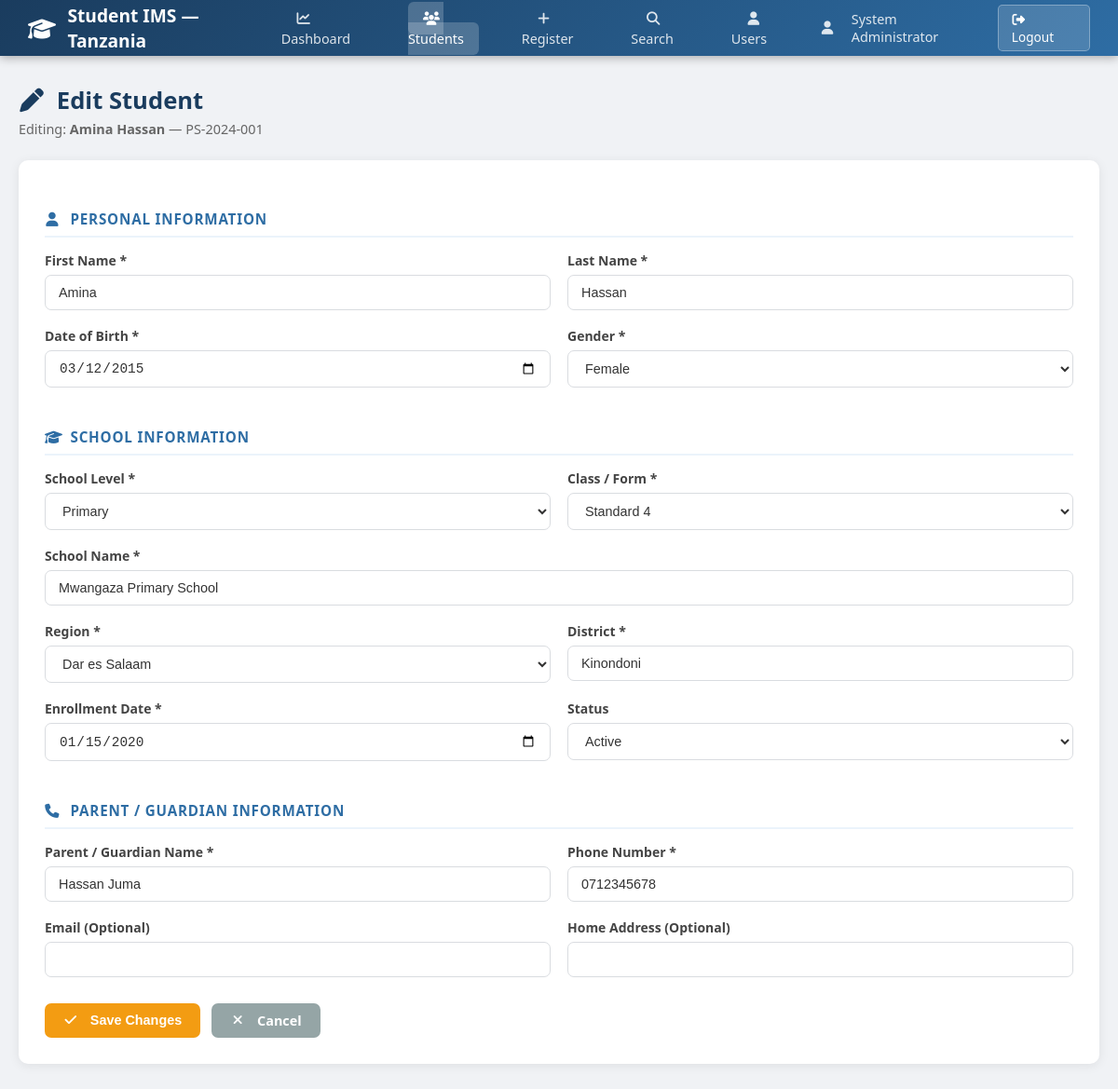
Page /edit_student.php?id=1 (signed in) on the committed database.
### tables this page shows
CREATE TABLE IF NOT EXISTS students (
    id INT AUTO_INCREMENT PRIMARY KEY,
    registration_number VARCHAR(20) NOT NULL UNIQUE,
    first_name VARCHAR(50) NOT NULL,
    last_name VARCHAR(50) NOT NULL,
    date_of_birth DATE NOT NULL,
    gender ENUM('Male', 'Female') NOT NULL,
    school_level ENUM('Primary', 'Secondary') NOT NULL,
    class_name VARCHAR(20) NOT NULL,
    school_name VARCHAR(100) NOT NULL,
    region VARCHAR(50) NOT NULL,
    district VARCHAR(50) NOT NULL,
    parent_name VARCHAR(100) NOT NULL,
    parent_phone VARCHAR(20) NOT NULL,
    parent_email VARCHAR(100),
    address TEXT,
    enrollment_date DATE NOT NULL,
    status ENUM('Active', 'Inactive', 'Graduated', 'Transferred') DEFAULT 'Active',
    created_at TIMESTAMP DEFAULT CURRENT_TIMESTAMP,
    updated_at TIMESTAMP DEFAULT CURRENT_TIMESTAMP ON UPDATE CURRENT_TIMESTAMP
);

### edit_student.php (the view, shortened to what this page needs)
<?php
$id = intval($_GET['id'] ?? 0);
$conn = getDBConnection();
$stmt = $conn->prepare("SELECT * FROM students WHERE id = ?");
$stmt->bind_param("i", $id);
$stmt->execute();
$s = $stmt->get_result()->fetch_assoc();
$regions = ['Arusha','Dar es Salaam','Dodoma','Geita','Iringa','Kagera','Katavi','Kigoma',
            'Kilimanjaro','Lindi','Manyara','Mara','Mbeya','Morogoro','Mtwara','Mwanza',
            'Njombe','Pemba North','Pemba South','Pwani','Rukwa','Ruvuma','Shinyanga',
            'Simiyu','Singida','Songwe','Tabora','Tanga','Unguja North','Unguja South'];
?>
<!DOCTYPE html>
<html lang="en">
<head>
    <link rel="stylesheet" href="css/style.css">
    <link rel="stylesheet" href="https://cdnjs.cloudflare.com/ajax/libs/font-awesome/6.5.1/css/all.min.css">
</head>
<body>
<nav class="navbar">
    <a href="dashboard.php" class="navbar-brand"><span><i class="fa-solid fa-graduation-cap"></i></span> Student IMS &mdash; Tanzania</a>
    <ul class="navbar-nav">
        <li><a href="dashboard.php"><i class="fa-solid fa-chart-line"></i> Dashboard</a></li>
        <li><a href="students.php" class="active"><i class="fa-solid fa-users"></i> Students</a></li>
        <li><a href="register_student.php"><i class="fa-solid fa-plus"></i> Register</a></li>
        <li><a href="search.php"><i class="fa-solid fa-magnifying-glass"></i> Search</a></li>
        <?php if ($_SESSION['role'] === 'Admin'): ?>
        <li><a href="users.php"><i class="fa-solid fa-user"></i> Users</a></li>
        <?php endif; ?>
    </ul>
    <div class="navbar-user">
        <i class="fa-solid fa-user"></i> <?= htmlspecialchars($_SESSION['full_name']) ?>
        <a href="logout.php" class="logout-btn"><i class="fa-solid fa-right-from-bracket"></i> Logout</a>
    </div>
</nav>
<div class="container">
    <div class="page-title">
        <h1><i class="fa-solid fa-pen"></i> Edit Student</h1>
        <p>Editing: <strong><?= htmlspecialchars($s['first_name'].' '.$s['last_name']) ?></strong> &mdash; <?= htmlspecialchars($s['registration_number']) ?></p>
    </div>
    <div class="card">
        <form method="POST" action="edit_student.php?id=<?= $id ?>">
            <div class="section-title"><i class="fa-solid fa-user"></i> Personal Information</div>
            <div class="form-row">
                <div class="form-group">
                    <label>First Name *</label>
                    <input type="text" name="first_name" class="form-control" required value="<?= htmlspecialchars($s['first_name']) ?>">
                </div>
                <div class="form-group">
                    <label>Last Name *</label>
                    <input type="text" name="last_name" class="form-control" required value="<?= htmlspecialchars($s['last_name']) ?>">
                </div>
            </div>
            <div class="form-row">
                <div class="form-group">
                    <label>Date of Birth *</label>
                    <input type="date" name="date_of_birth" class="form-control" required value="<?= htmlspecialchars($s['date_of_birth']) ?>">
                </div>
                <div class="form-group">
                    <label>Gender *</label>
                    <select name="gender" class="form-control" required>
                        <option value="Female" <?= $s['gender'] === 'Female' ? 'selected' : '' ?>>Female</option>
                    </select>
                </div>
            </div>
            <div class="section-title"><i class="fa-solid fa-graduation-cap"></i> School Information</div>
            <div class="form-row">
                <div class="form-group">
                    <label>School Level *</label>
                    <select name="school_level" class="form-control" required>
                        <option value="Primary"   <?= $s['school_level'] === 'Primary'   ? 'selected' : '' ?>>Primary</option>
                    </select>
                </div>
                <div class="form-group">
                    <label>Class / Form *</label>
                    <select name="class_name" class="form-control" required>
                        <optgroup label="Primary">
                            <?php foreach (['Standard 1','Standard 2','Standard 3','Standard 4','Standard 5','Standard 6','Standard 7'] as $c): ?>
                            <option value="<?= $c ?>" <?= $s['class_name'] === $c ? 'selected' : '' ?>><?= $c ?></option>
                            <?php endforeach; ?>
                        </optgroup>
                    </select>
                </div>
            </div>
            <div class="form-group">
                <label>School Name *</label>
                <input type="text" name="school_name" class="form-control" required value="<?= htmlspecialchars($s['school_name']) ?>">
            </div>
            <div class="form-row">
                <div class="form-group">
                    <label>Region *</label>
                    <select name="region" class="form-control" required>
                        <?php foreach ($regions as $r): ?>
                        <option value="<?= $r ?>" <?= $s['region'] === $r ? 'selected' : '' ?>><?= $r ?></option>
                        <?php endforeach; ?>
                    </select>
                </div>
                <div class="form-group">
                    <label>District *</label>
                    <input type="text" name="district" class="form-control" required value="<?= htmlspecialchars($s['district']) ?>">
                </div>
            </div>
            <div class="form-row">
                <div class="form-group">
                    <label>Enrollment Date *</label>
                    <input type="date" name="enrollment_date" class="form-control" required value="<?= htmlspecialchars($s['enrollment_date']) ?>">
                </div>
                <div class="form-group">
                    <label>Status</label>
                    <select name="status" class="form-control">
                        <?php foreach (['Active','Inactive','Graduated','Transferred'] as $st): ?>
                        <option value="<?= $st ?>" <?= $s['status'] === $st ? 'selected' : '' ?>><?= $st ?></option>
                        <?php endforeach; ?>
                    </select>
                </div>
            </div>
            <div class="section-title"><i class="fa-solid fa-phone"></i> Parent / Guardian Information</div>
            <div class="form-row">
                <div class="form-group">
                    <label>Parent / Guardian Name *</label>
                    <input type="text" name="parent_name" class="form-control" required value="<?= htmlspecialchars($s['parent_name']) ?>">
                </div>
                <div class="form-group">
                    <label>Phone Number *</label>
                    <input type="tel" name="parent_phone" class="form-control" required value="<?= htmlspecialchars($s['parent_phone']) ?>">
                </div>
            </div>
            <div class="form-row">
                <div class="form-group">
                    <label>Email (Optional)</label>
                    <input type="email" name="parent_email" class="form-control" value="<?= htmlspecialchars($s['parent_email'] ?? '') ?>">
                </div>
                <div class="form-group">
                    <label>Home Address (Optional)</label>
                    <input type="text" name="address" class="form-control" value="<?= htmlspecialchars($s['address'] ?? '') ?>">
                </div>
            </div>
            <div style="display:flex; gap:12px; margin-top:10px;">
                <button type="submit" class="btn btn-warning"><i class="fa-solid fa-check"></i> Save Changes</button>
                <a href="view_student.php?id=<?= $id ?>" class="btn btn-secondary"><i class="fa-solid fa-xmark"></i> Cancel</a>
            </div>
        </form>
    </div>
</div>
</body>
</html>

### css/style.css (style rules this page uses)
* { margin: 0; padding: 0; box-sizing: border-box; }
body { font-family: 'Segoe UI', Tahoma, Geneva, Verdana, sans-serif; background: #f0f2f5; color: #333; min-height: 100vh; }
.navbar { background: linear-gradient(135deg, #1a3c5e, #2e6da4); padding: 0 30px; display: flex; align-items: center; justify-content: space-between; height: 60px; box-shadow: 0 2px 10px rgba(0,0,0,0.3); position: sticky; top: 0; z-index: 999; }
.navbar-brand { color: #fff; font-size: 1.2rem; font-weight: 700; text-decoration: none; display: flex; align-items: center; gap: 10px; }
.navbar-brand span { font-size: 1.5rem; }
.navbar-nav { display: flex; list-style: none; gap: 5px; }
.navbar-nav a { color: rgba(255,255,255,0.85); text-decoration: none; padding: 8px 16px; border-radius: 6px; font-size: 0.9rem; transition: all 0.2s; }
.navbar-nav a:hover, .navbar-nav a.active { background: rgba(255,255,255,0.2); color: #fff; }
.navbar-user { color: rgba(255,255,255,0.85); font-size: 0.9rem; display: flex; align-items: center; gap: 12px; }
.logout-btn { background: rgba(255,255,255,0.15); border: 1px solid rgba(255,255,255,0.3); color: #fff; padding: 5px 14px; border-radius: 5px; cursor: pointer; font-size: 0.85rem; text-decoration: none; transition: all 0.2s; }
.navbar-nav a i, .navbar-user i, .navbar-brand i, .btn i, .logout-btn i, .card-title i, .stat-icon i, .section-title i, .alert i, .page-title h1 i { margin-right: 6px; width: 1.1em; text-align: center; }
.container { max-width: 1200px; margin: 30px auto; padding: 0 20px; }
.card { background: #fff; border-radius: 10px; box-shadow: 0 2px 12px rgba(0,0,0,0.08); padding: 28px; margin-bottom: 25px; }
.form-group { margin-bottom: 18px; }
.form-group label { display: block; font-size: 0.875rem; font-weight: 600; color: #444; margin-bottom: 6px; }
.form-control { width: 100%; padding: 10px 14px; border: 1.5px solid #d9dce0; border-radius: 7px; font-size: 0.9rem; color: #333; background: #fff; transition: border-color 0.2s, box-shadow 0.2s; outline: none; }
.form-row { display: grid; grid-template-columns: 1fr 1fr; gap: 18px; }
.btn { display: inline-flex; align-items: center; gap: 7px; padding: 9px 20px; border-radius: 7px; font-size: 0.9rem; font-weight: 600; cursor: pointer; border: none; text-decoration: none; transition: all 0.2s; }
.btn-secondary { background: #95a5a6; color: #fff; }
.btn-warning { background: #f39c12; color: #fff; }
.page-title { margin-bottom: 24px; }
.page-title h1 { font-size: 1.6rem; font-weight: 700; color: #1a3c5e; }
.page-title p { color: #666; font-size: 0.9rem; margin-top: 4px; }
.section-title { font-size: 0.95rem; font-weight: 700; color: #2e6da4; text-transform: uppercase; letter-spacing: 0.8px; margin: 25px 0 15px; padding-bottom: 8px; border-bottom: 2px solid #ebf3fb; }

### rows in the picture
students: first_name+last_name "Amina Hassan", registration_number "PS-2024-001", first_name "Amina", last_name "Hassan", date_of_birth "03/12/2015", gender "Female", school_level "Primary", class_name "Standard 4", school_name "Mwangaza Primary School", region "Dar es Salaam", district "Kinondoni", enrollment_date "01/15/2020", status "Active", parent_name "Hassan Juma", parent_phone "0712345678"

### other values in the picture
$_SESSION['full_name'] "System Administrator"
